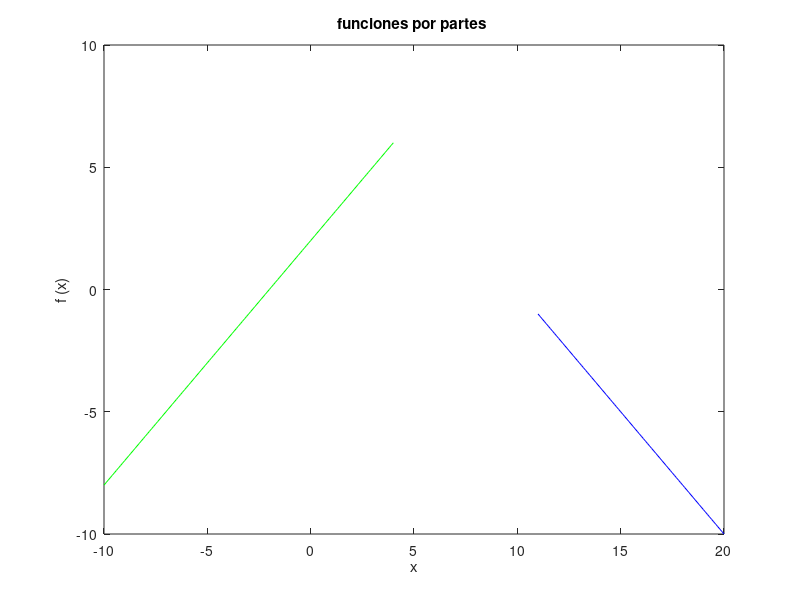

Write the MATLAB code that produced this figure.
% Titulo: Modelo matematico de funcion por partes
% Descripcion: Scrip para graficar f(x) = x + 2 si x <= 5
% y f(x) = 10 - x si x > 10
% Autor: Raul Hernandez Lopez @Neo
% Fecha: miercoles 14 de abril del 2021

% limpiar variables
clear

% Rango de -10 a 4
x = -10: 0.1 : 4;
x2 = 11: 0.1 :20;

% Valor de la función 
y = x + 2;
y2 = 10 - (x2);

% Dibujar x, y
plot (x, y, 'g');

hold on;

plot (x2, y2, 'b');

hold off;
% Titulo
title ( "funciones por partes " );

% Etiqueta para x
xlabel ( " x " );

% Etiqueta para y
ylabel ( " f (x) " );

